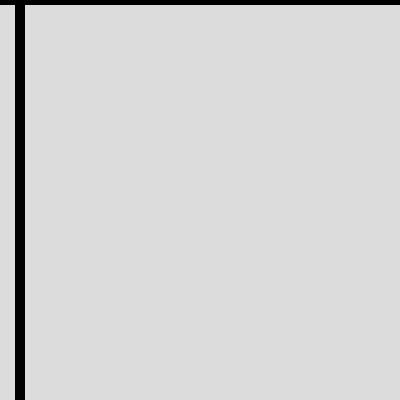
Frame 1 (no input)
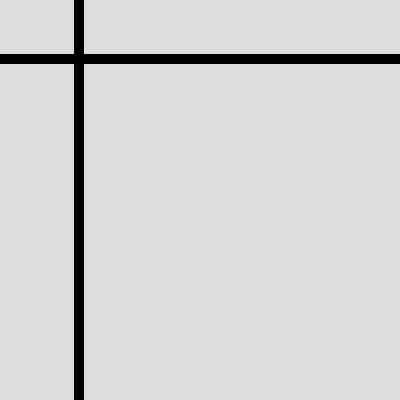
Frame 60 (no input)
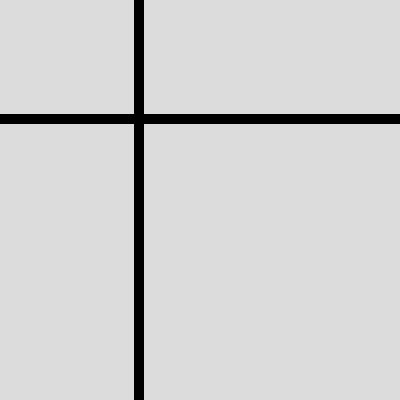
Frame 120 (the mouse pressed at the canvas centre since frame 60)

The p5.js sketch that drew these frames (run headless with seeded random() and noise() and a simulated clock; from frame 60 on, the mouse is pressed at the canvas centre):

// p5.js sketch
// ── sketch.js
let x1;

let y1;

let Xstop = false;
let Ystop = false;


function setup() {
  createCanvas(400, 400);
  
  x1=20;
  y1=0;
}

function draw() {
  background(220);

  strokeWeight(10);
  line(0,y1,400,y1);
  line(x1,0,x1,400);

  if(x1<401 && Xstop == false){
    x1++;
   
  }else if(x1>-1 && Xstop == true){
    x1-=1;
    
  }

  if(x1>400){
    Xstop=true;
  }else if(x1<0){
    Xstop=false;
  }

  if(y1<401 && Ystop == false){
    y1++;
    
  }else if(y1>-1 && Ystop == true){
    y1-=1;
    
  }

  if(y1>400){
    Ystop=true;
  }else if(y1<0){
    Ystop=false;
  }

console.log(y1);
console.log(Ystop);
}
